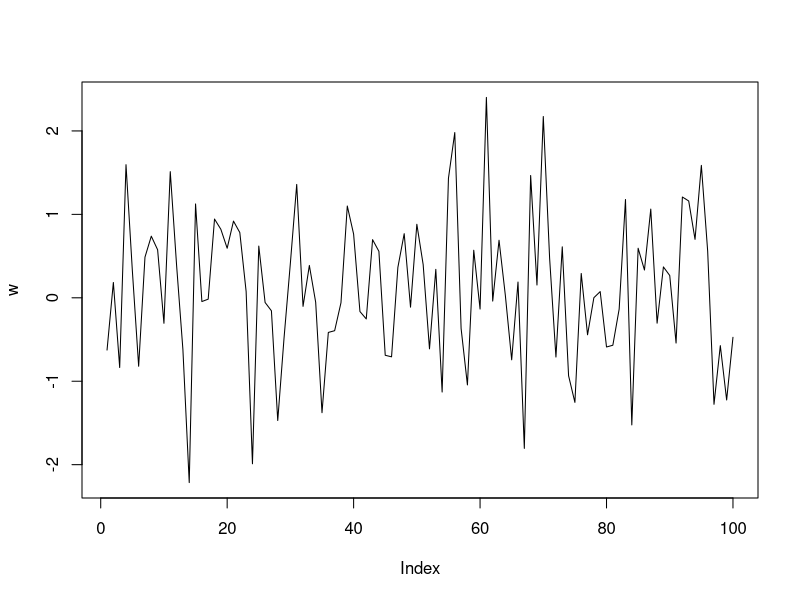
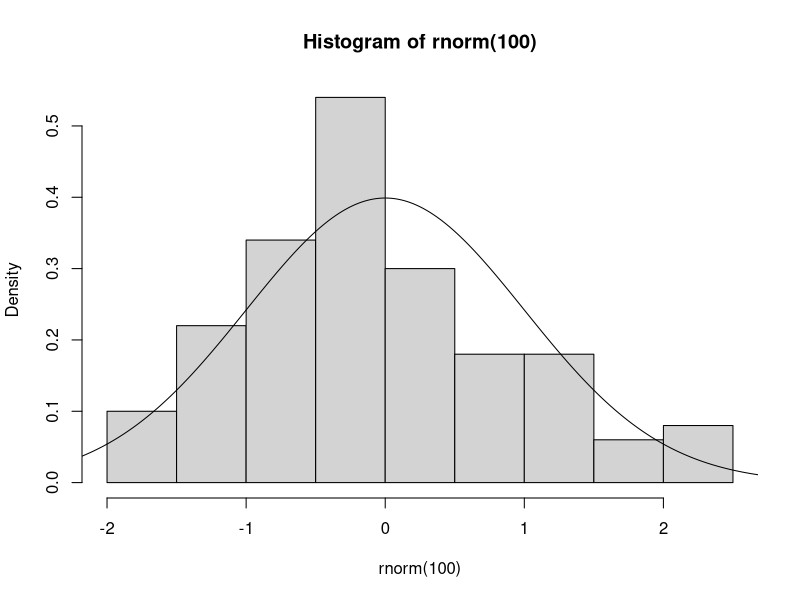

These charts were generated, in order, by the following R code:
set.seed(1)
w <- rnorm(100)
plot(w, type = "l")
x <- seq(-3,3, length = 1000)
hist(rnorm(100), prob = T); points(x, dnorm(x), type = "l")


